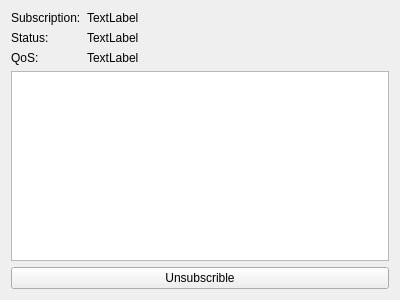
<ui version="4.0">
 <author/>
 <comment/>
 <exportmacro/>
 <class>Form</class>
 <widget name="Form" class="QWidget">
  <property name="geometry">
   <rect>
    <x>0</x>
    <y>0</y>
    <width>400</width>
    <height>300</height>
   </rect>
  </property>
  <property name="windowTitle">
   <string>Form</string>
  </property>
   <layout class="QVBoxLayout" name="verticalLayout">
     <item>

      <layout class="QFormLayout" name="formLayout">
       
       <item row="0" column="0">
        <widget class="QLabel" name="label">
         <property name="text">
          <string>Subscription:</string>
         </property>
        </widget>
       </item>

       <item row="0" column="1">
        <widget class="QLabel" name="labelSub">
         <property name="text">
          <string>TextLabel</string>
         </property>
        </widget>
       </item>

       <item row="1" column="0">
        <widget class="QLabel" name="label_2">
         <property name="text">
          <string>Status:</string>
         </property>
        </widget>
       </item>

       <item row="1" column="1">
        <widget class="QLabel" name="labelStatus">
         <property name="text">
          <string>TextLabel</string>
         </property>
        </widget>
       </item>

       <item row="2" column="0">
        <widget class="QLabel" name="label_3">
         <property name="text">
          <string>QoS:</string>
         </property>
        </widget>
       </item>

       <item row="2" column="1">
        <widget class="QLabel" name="labelQoS">
         <property name="text">
          <string>TextLabel</string>
         </property>
        </widget>
       </item>

      </layout> 
     </item>

     <item>
      <widget class="QListWidget" name="listWidget"/>
     </item>

     <item>
      <widget class="QPushButton" name="pushButton">
        <property name="text">
          <string>Unsubscrible</string>
        </property>
      </widget>
     </item>

    </layout>
 </widget>
 <pixmapfunction/>
 <connections/>
</ui>
